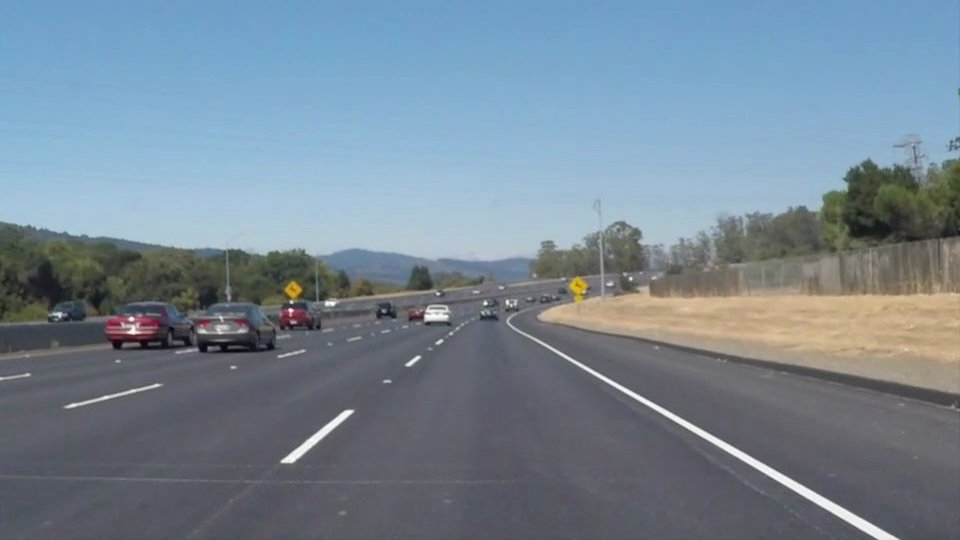
#> input picture robocar/libcv/src/test/fixtures/test_images/solidWhiteCurve.jpg, 960 x 540 px; its folder holds only this picture in this run
$ python -i lane_detector.py   (imports and definitions only)   (older library calls are emulated)
#> lines starting #> are read from the running program, lines starting #| are printed output that depends on the picture; after the words box and inside, x2 and y2 are one past the last pixel; in counts of white or black regions, pixels touching at a corner belong together
### cv/libs/line.py
import numpy as np


# Define a class to receive the characteristics of each line detection
class Line(object):
    def __init__(self):
        # was the line detected in the last iteration?
        self.detected = False

        # x values of the last n fits of the line
        self.recent_xfitted = []

        # average x values of the fitted line over the last n iterations
        self.bestx = None

        # polynomial coefficients averaged over the last n iterations
        self.best_fit = None

        # polynomial coefficients for the most recent fit
        self.current_fit = [np.array([False])]

        # radius of curvature of the line in some units
        self.radius_of_curvature = None

        # distance in meters of vehicle center from the line
        self.line_base_pos = None

        # difference in fit coefficients between last and new fits
        self.diffs = np.array([0, 0, 0], dtype='float')

        # x values for detected line pixels
        self.allx = None

        # y values for detected line pixels
        self.ally = None

### cv/libs/lane_detector.py
import glob
import cv2
import numpy as np
import matplotlib.pyplot as plt
import pickle

from libs.line import Line


class LaneDetector(object):
    def __init__(self):
        self.left_line = Line()
        self.right_line = Line()
        self.left_fit, self.right_fit = None, None
        self.reprojected = None

    #
    # Camera calibration
    #

    # [67 lines left out: functions load_calibration, save_calibration, get_calibration_params, calibrate_camera, undistort, not called in this run]

    #
    # Thresholding
    #

    # Define a function that takes an image, gradient orientation, and threshold min / max values.
    @staticmethod
    def abs_sobel_thresh(img, orient='x', sobel_kernel=3, thresh=(0, 255)):
        # Convert to grayscale
        gray = cv2.cvtColor(img, cv2.COLOR_BGR2GRAY)
        # Apply x or y gradient with the OpenCV Sobel() function
        # and take the absolute value
        if orient == 'x':
            abs_sobel = np.absolute(cv2.Sobel(gray, cv2.CV_64F, 1, 0, ksize=sobel_kernel))
        else:  # y
            abs_sobel = np.absolute(cv2.Sobel(gray, cv2.CV_64F, 0, 1, ksize=sobel_kernel))
        # Rescale back to 8 bit integer
        scaled_sobel = np.uint8(255 * abs_sobel / np.max(abs_sobel))
        # Create a copy and apply the threshold
        binary_output = np.zeros_like(scaled_sobel)
        # Here I'm using inclusive (>=, <=) thresholds, but exclusive is ok too
        binary_output[(scaled_sobel >= thresh[0]) & (scaled_sobel <= thresh[1])] = 1

        # Return the result
        return binary_output

    # Define a function to return the magnitude of the gradient
    # for a given sobel kernel size and threshold values
    @staticmethod
    def mag_thresh(img, sobel_kernel=3, mag_thresh=(0, 255)):
        # Convert to grayscale
        gray = cv2.cvtColor(img, cv2.COLOR_BGR2GRAY)
        # Take both Sobel x and y gradients
        sobelx = cv2.Sobel(gray, cv2.CV_64F, 1, 0, ksize=sobel_kernel)
        sobely = cv2.Sobel(gray, cv2.CV_64F, 0, 1, ksize=sobel_kernel)
        # Calculate the gradient magnitude
        gradmag = np.sqrt(sobelx ** 2 + sobely ** 2)
        # Rescale to 8 bit
        scale_factor = np.max(gradmag) / 255
        gradmag = (gradmag / scale_factor).astype(np.uint8)
        # Create a binary image of ones where threshold is met, zeros otherwise
        binary_output = np.zeros_like(gradmag)
        binary_output[(gradmag >= mag_thresh[0]) & (gradmag <= mag_thresh[1])] = 1

        # Return the binary image
        return binary_output

    # Define a function to threshold an image for a given range and Sobel kernel
    @staticmethod
    def dir_threshold(img, sobel_kernel=3, thresh=(0, np.pi / 2)):
        # Grayscale
        gray = cv2.cvtColor(img, cv2.COLOR_BGR2GRAY)
        # Calculate the x and y gradients
        sobelx = cv2.Sobel(gray, cv2.CV_64F, 1, 0, ksize=sobel_kernel)
        sobely = cv2.Sobel(gray, cv2.CV_64F, 0, 1, ksize=sobel_kernel)
        # Take the absolute value of the gradient direction,
        # apply a threshold, and create a binary image result
        absgraddir = np.arctan2(np.absolute(sobely), np.absolute(sobelx))
        binary_output = np.zeros_like(absgraddir)
        binary_output[(absgraddir >= thresh[0]) & (absgraddir <= thresh[1])] = 1

        # Return the binary image
        return binary_output

    @staticmethod
    def combined_threshold(image):
        # Choose a Sobel kernel size
        ksize = 3  # Choose a larger odd number to smooth gradient measurements

        # Apply each of the thresholding functions
        gradx = LaneDetector.abs_sobel_thresh(image, orient='x', sobel_kernel=ksize, thresh=(20, 100))
        grady = LaneDetector.abs_sobel_thresh(image, orient='y', sobel_kernel=ksize, thresh=(20, 100))
        mag_binary = LaneDetector.mag_thresh(image, sobel_kernel=ksize, mag_thresh=(20, 100))
        dir_binary = LaneDetector.dir_threshold(image, sobel_kernel=ksize, thresh=(0.7, 1.3))
        binary_output = np.zeros_like(dir_binary)
        binary_output[((gradx == 1) & (grady == 1)) | ((mag_binary == 1) & (dir_binary == 1))] = 1
        return binary_output

    # Define a function that thresholds the S-channel of HLS
    @staticmethod
    def hls_select(img, thresh=(0, 255)):
        # Now you can see that, the S channel is still doing a fairly robust job of
        # picking up the lines under very different color and contrast conditions,
        # while the other selections look messy. You could tweak the thresholds and
        # get closer in the other channels, but the S channel is preferable because
        # it is more robust to changing conditions.
        #
        # It's worth noting, however, that the R channel still does rather well on
        # the white lines, perhaps even better than the S channel. As with gradients,
        # it's worth considering how you might combine various color thresholds to make
        # the most robust identification of the lines.
        hls = cv2.cvtColor(img, cv2.COLOR_BGR2HLS)
        s_channel = hls[:, :, 2]
        binary_output = np.zeros_like(s_channel)
        binary_output[(s_channel > thresh[0]) & (s_channel <= thresh[1])] = 1
        return binary_output

    @staticmethod
    def combine_threshold_color(image):
        combined = LaneDetector.combined_threshold(image)
        hls_binary = LaneDetector.hls_select(image, thresh=(90, 255))

        binary_output = np.zeros_like(combined)
        binary_output[(hls_binary == 1) | (combined == 1)] = 1
        return binary_output

    # [323 lines left out: functions warp, perspective, get_warp_src, get_warp_dst, get_img_size, save_binary_output and 8 more, not called in this run]

>>> import cv2
>>> picture = cv2.imread('../../robocar/libcv/src/test/fixtures/test_images/solidWhiteCurve.jpg')
#> picture is the input picture: shape (540, 960, 3); mean B, G, R 148.1, 134.5, 118.5
>>> result = LaneDetector().combine_threshold_color(picture)
#> in abs_sobel_thresh, `gray = cv2.cvtColor(img, cv2.COLOR_BGR2GRAY)`:
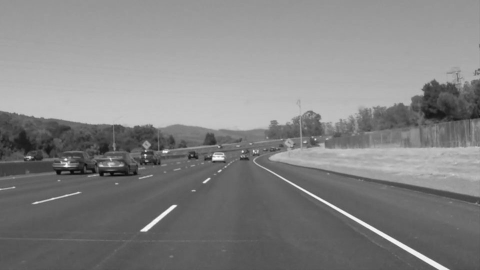
#> gray: shape (540, 960) (shown at 1/2 size); min 5, max 255, mean 131.2
#> in combined_threshold, `gradx = LaneDetector.abs_sobel_thresh(image, orient='x', sobel_kernel=..`:
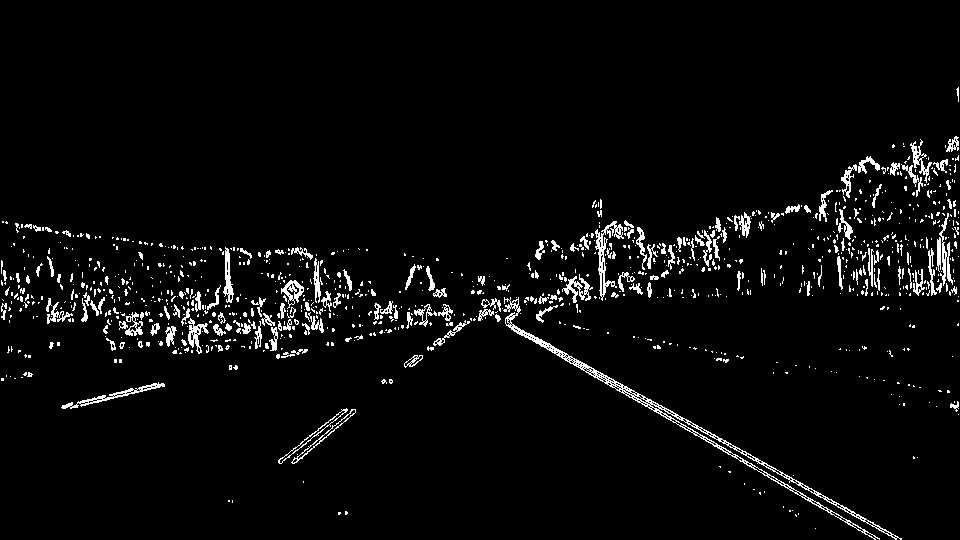
#> gradx: shape (540, 960); values 0 (black) and 1 (white), 3.9% white in thin lines or dots, all inside (x1, y1, x2, y2) = (1, 87, 959, 540)
#> in mag_thresh, `sobely = cv2.Sobel(gray, cv2.CV_64F, 0, 1, ksize=sobel_kernel)`:
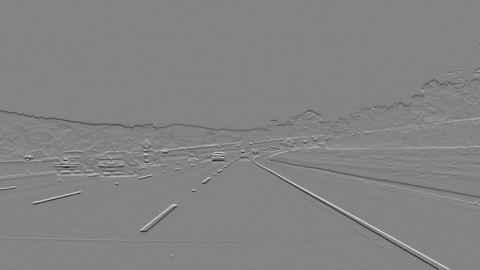
#> sobely: shape (540, 960) float64 (shown at 1/2 size); min -653, max 609, mean -0.9; drawn with min black and max white
#> in mag_thresh, `scale_factor = np.max(gradmag) / 255`: scale_factor = 2.59
#> in dir_threshold, `absgraddir = np.arctan2(np.absolute(sobely), np.absolute(sobelx))`:
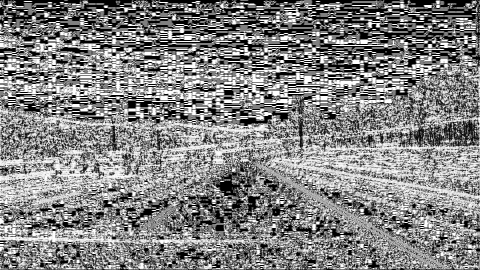
#> absgraddir: shape (540, 960) float64 (shown at 1/2 size); min 0, max 1.57, mean 0.81; drawn with min black and max white
#> in combined_threshold, `dir_binary = LaneDetector.dir_threshold(image, sobel_kernel=ksize, thr..`:
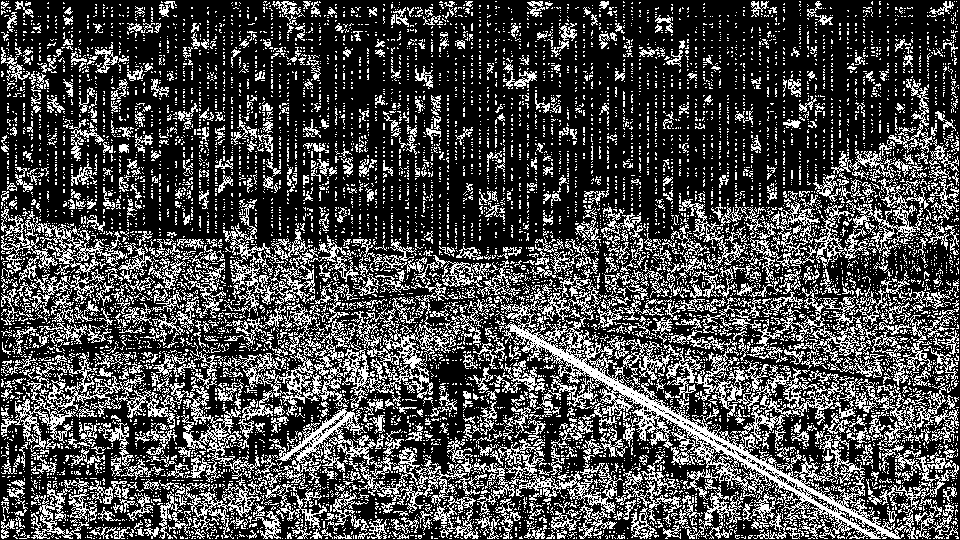
#> dir_binary: shape (540, 960) float64; values 0 (black) and 1 (white), 28.7% white in thin lines or dots
#> in hls_select, `s_channel = hls[:, :, 2]`:
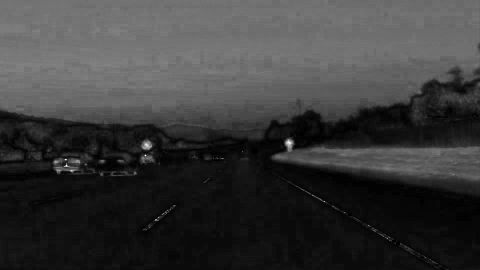
#> s_channel: shape (540, 960) (shown at 1/2 size); min 0, max 255, mean 57.7
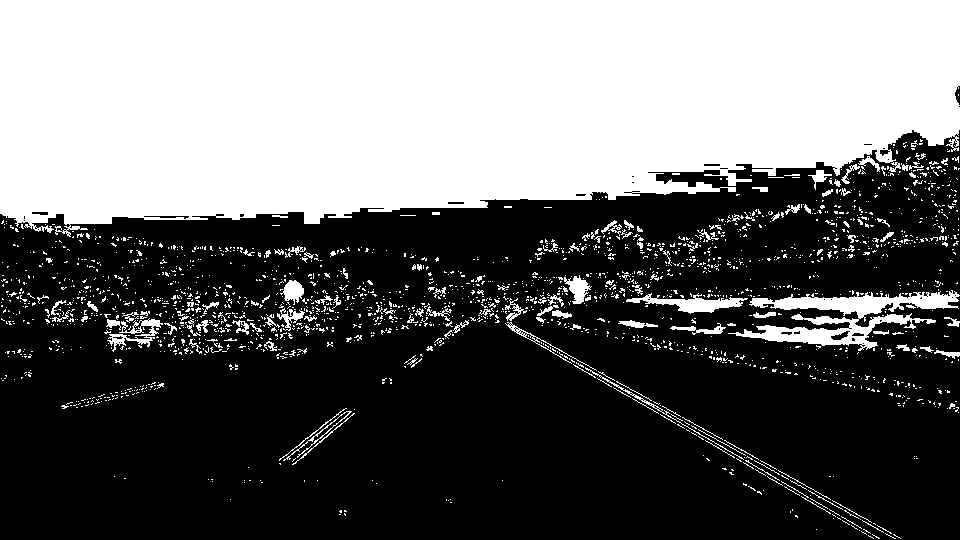
#> result: shape (540, 960) float64; values 0 (black) and 1 (white), 40.7% white; 2114 white regions (1965 under 20 px), largest, box (x1, y1, x2, y2) and area: (0, 0, 960, 237) 188501, (728, 290, 960, 351) 5114, (626, 293, 748, 314) 1010

$ run again, on robocar/libcv/src/test/fixtures/test_images/solidWhiteRight.jpg
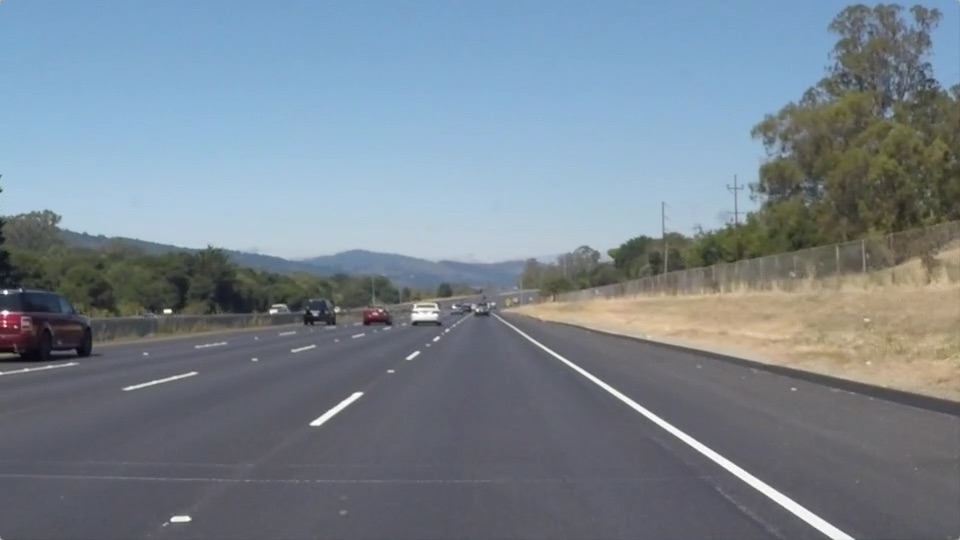
#> input picture robocar/libcv/src/test/fixtures/test_images/solidWhiteRight.jpg, 960 x 540 px
#> picture is the input picture: shape (540, 960, 3); mean B, G, R 143.7, 132.6, 120.3
#> in combined_threshold, `gradx = LaneDetector.abs_sobel_thresh(image, orient='x', sobel_kernel=..`:
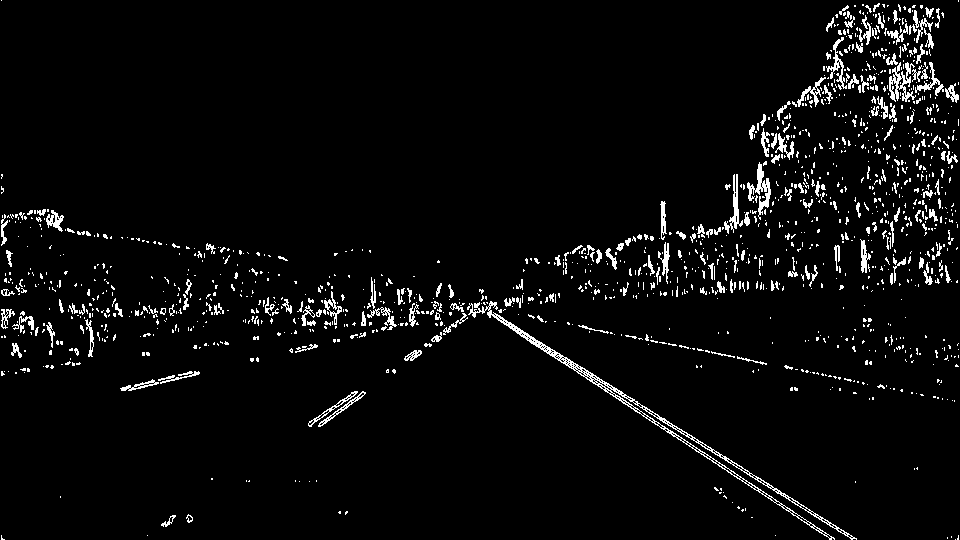
#> gradx: shape (540, 960); values 0 (black) and 1 (white), 4.1% white in thin lines or dots
#> grady: shape (540, 960); values 0 (black) and 1 (white), 5.6% white in thin lines or dots
#> scale_factor = 2.49
#> mag_binary: shape (540, 960); values 0 (black) and 1 (white), 8.3% white; 986 white regions (807 under 20 px), largest, box (x1, y1, x2, y2) and area: (0, 2, 960, 269) 12325, (202, 273, 666, 415) 6558, (0, 276, 220, 375) 3191
#> dir_binary: shape (540, 960) float64; values 0 (black) and 1 (white), 32.4% white in thin lines or dots
#> combined: shape (540, 960) float64; values 0 (black) and 1 (white), 3.3% white in thin lines or dots
#> hls: shape (540, 960, 3); mean of channels 0, 1, 2 95, 132.1, 55.2
#> hls_binary: shape (540, 960); values 0 (black) and 1 (white), 33% white; 131 white regions (117 under 20 px), largest, box (x1, y1, x2, y2) and area: (0, 0, 960, 226) 167255, (578, 300, 720, 334) 1766, (728, 323, 792, 339) 646
#> `result = LaneDetector().combine_threshold_color(picture)`:
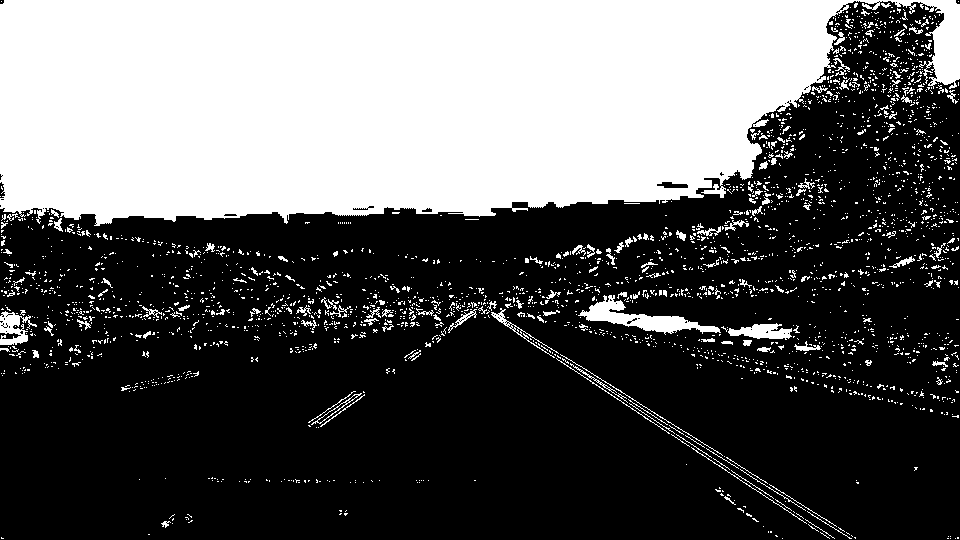
#> result: shape (540, 960) float64; values 0 (black) and 1 (white), 36.2% white; 2716 white regions (2559 under 20 px), largest, box (x1, y1, x2, y2) and area: (0, 0, 960, 226) 168020, (578, 295, 721, 335) 1829, (728, 323, 792, 340) 658

$ run again, on robocar/libcv/src/test/fixtures/test_images/solidYellowCurve.jpg
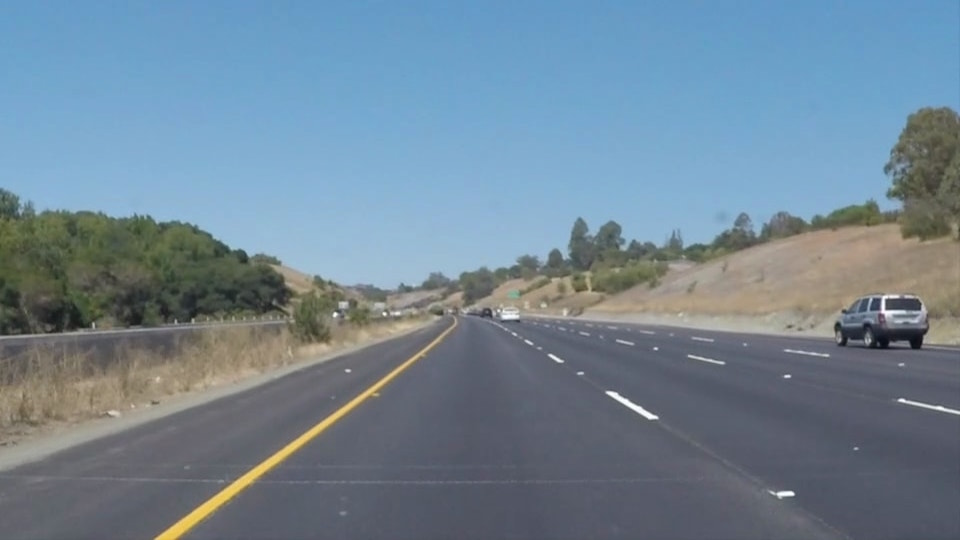
#> input picture robocar/libcv/src/test/fixtures/test_images/solidYellowCurve.jpg, 960 x 540 px
#> picture is the input picture: shape (540, 960, 3); mean B, G, R 149, 133.4, 113
#> in combined_threshold, `gradx = LaneDetector.abs_sobel_thresh(image, orient='x', sobel_kernel=..`:
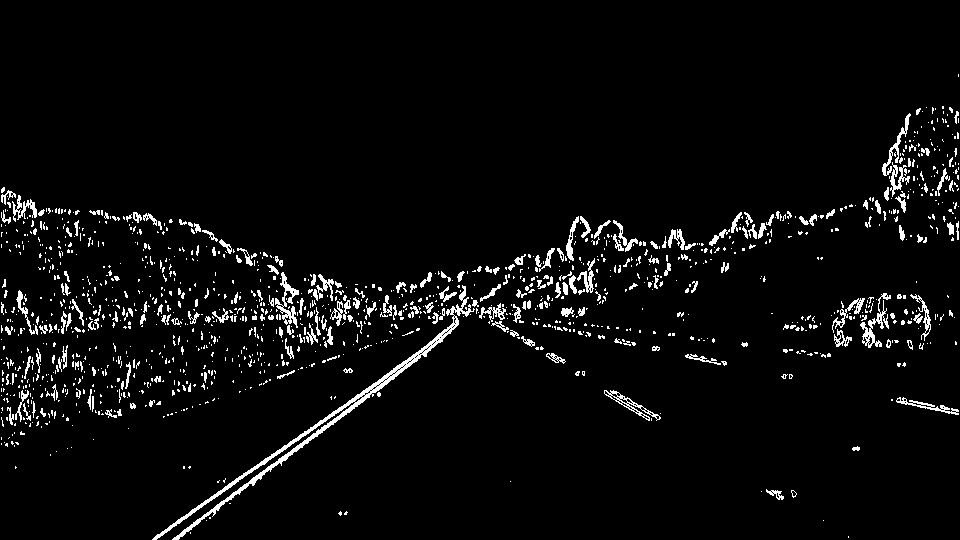
#> gradx: shape (540, 960); values 0 (black) and 1 (white), 4.3% white in thin lines or dots, all inside (x1, y1, x2, y2) = (1, 74, 959, 540)
#> grady: shape (540, 960); values 0 (black) and 1 (white), 6.2% white; 1105 white regions (934 under 20 px), largest, box (x1, y1, x2, y2) and area: (458, 294, 960, 353) 3359, (153, 322, 458, 539) 2777, (355, 275, 468, 334) 1835
#> scale_factor = 2.27
#> mag_binary: shape (540, 960); values 0 (black) and 1 (white), 8.7% white; 873 white regions (710 under 20 px), largest, box (x1, y1, x2, y2) and area: (0, 105, 960, 540) 32112, (6, 390, 69, 429) 629, (87, 408, 122, 421) 220
#> dir_binary: shape (540, 960) float64; values 0 (black) and 1 (white), 28.6% white in thin lines or dots
#> combined: shape (540, 960) float64; values 0 (black) and 1 (white), 4% white in thin lines or dots, all inside (x1, y1, x2, y2) = (1, 105, 959, 539)
#> hls: shape (540, 960, 3); mean of channels 0, 1, 2 89.9, 131.4, 63.9
#> hls_binary: shape (540, 960); values 0 (black) and 1 (white), 42.5% white; 26 white regions (20 under 20 px), largest, box (x1, y1, x2, y2) and area: (0, 0, 960, 283) 217545, (155, 358, 414, 540) 2251, (616, 396, 657, 418) 112, (882, 300, 899, 314) 49, (778, 492, 793, 495) 32, (878, 337, 886, 345) 29
#> `result = LaneDetector().combine_threshold_color(picture)`:
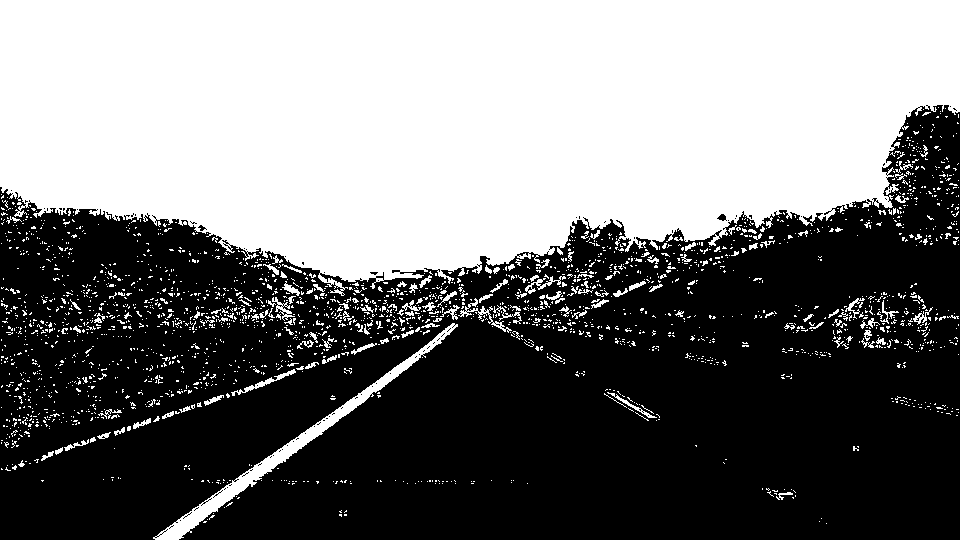
#> result: shape (540, 960) float64; values 0 (black) and 1 (white), 46.3% white; 2437 white regions (2286 under 20 px), largest, box (x1, y1, x2, y2) and area: (0, 0, 960, 296) 220072, (153, 323, 458, 540) 3979, (458, 298, 512, 333) 281
